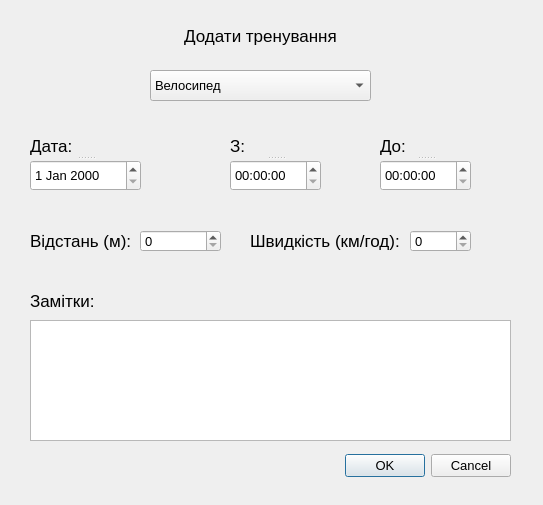
<?xml version="1.0" encoding="UTF-8"?>
<ui version="4.0">
 <class>Dialog</class>
 <widget class="QDialog" name="Dialog">
  <property name="geometry">
   <rect>
    <x>0</x>
    <y>0</y>
    <width>543</width>
    <height>505</height>
   </rect>
  </property>
  <property name="font">
   <font>
    <pointsize>10</pointsize>
   </font>
  </property>
  <property name="windowTitle">
   <string>Dialog</string>
  </property>
  <widget class="QDialogButtonBox" name="buttonBox">
   <property name="geometry">
    <rect>
     <x>170</x>
     <y>450</y>
     <width>341</width>
     <height>32</height>
    </rect>
   </property>
   <property name="orientation">
    <enum>Qt::Horizontal</enum>
   </property>
   <property name="standardButtons">
    <set>QDialogButtonBox::Cancel|QDialogButtonBox::Ok</set>
   </property>
  </widget>
  <widget class="QLabel" name="label">
   <property name="geometry">
    <rect>
     <x>170</x>
     <y>20</y>
     <width>181</width>
     <height>31</height>
    </rect>
   </property>
   <property name="font">
    <font>
     <pointsize>13</pointsize>
    </font>
   </property>
   <property name="text">
    <string>Додати тренування</string>
   </property>
   <property name="alignment">
    <set>Qt::AlignCenter</set>
   </property>
  </widget>
  <widget class="QComboBox" name="comboBox">
   <property name="geometry">
    <rect>
     <x>150</x>
     <y>70</y>
     <width>221</width>
     <height>31</height>
    </rect>
   </property>
   <item>
    <property name="text">
     <string>Велосипед</string>
    </property>
   </item>
   <item>
    <property name="text">
     <string>Біг</string>
    </property>
   </item>
   <item>
    <property name="text">
     <string>Плавання</string>
    </property>
   </item>
   <item>
    <property name="text">
     <string>Хатха-Йога</string>
    </property>
   </item>
   <item>
    <property name="text">
     <string>Прогулянка</string>
    </property>
   </item>
   <item>
    <property name="text">
     <string>Лижі</string>
    </property>
   </item>
   <item>
    <property name="text">
     <string>Боулінг</string>
    </property>
   </item>
   <item>
    <property name="text">
     <string>Аквааеробіка</string>
    </property>
   </item>
   <item>
    <property name="text">
     <string>Бодіфлекс</string>
    </property>
   </item>
   <item>
    <property name="text">
     <string>Гімнастика</string>
    </property>
   </item>
   <item>
    <property name="text">
     <string>Мотузка</string>
    </property>
   </item>
   <item>
    <property name="text">
     <string>Круг</string>
    </property>
   </item>
   <item>
    <property name="text">
     <string>Пілатес</string>
    </property>
   </item>
   <item>
    <property name="text">
     <string>Сучасні танці</string>
    </property>
   </item>
   <item>
    <property name="text">
     <string>Балет</string>
    </property>
   </item>
   <item>
    <property name="text">
     <string>Танці диско</string>
    </property>
   </item>
   <item>
    <property name="text">
     <string>Новий елемент</string>
    </property>
   </item>
   <item>
    <property name="text">
     <string>Фігурне катання</string>
    </property>
   </item>
   <item>
    <property name="text">
     <string>Спуск на лижах</string>
    </property>
   </item>
   <item>
    <property name="text">
     <string>Новий елемент</string>
    </property>
   </item>
   <item>
    <property name="text">
     <string>Водне поло</string>
    </property>
   </item>
   <item>
    <property name="text">
     <string>Каленетика</string>
    </property>
   </item>
   <item>
    <property name="text">
     <string>Академічна гребля</string>
    </property>
   </item>
   <item>
    <property name="text">
     <string>Водні лижі</string>
    </property>
   </item>
   <item>
    <property name="text">
     <string>Тай-Бо</string>
    </property>
   </item>
   <item>
    <property name="text">
     <string>Бадмінтон</string>
    </property>
   </item>
   <item>
    <property name="text">
     <string>Гольф</string>
    </property>
   </item>
   <item>
    <property name="text">
     <string>Аеробіка</string>
    </property>
   </item>
   <item>
    <property name="text">
     <string>Кросфіт</string>
    </property>
   </item>
  </widget>
  <widget class="QSpinBox" name="spinBox">
   <property name="geometry">
    <rect>
     <x>140</x>
     <y>230</y>
     <width>81</width>
     <height>22</height>
    </rect>
   </property>
   <property name="maximum">
    <number>100000</number>
   </property>
  </widget>
  <widget class="QLabel" name="label_5">
   <property name="geometry">
    <rect>
     <x>30</x>
     <y>230</y>
     <width>111</width>
     <height>21</height>
    </rect>
   </property>
   <property name="font">
    <font>
     <pointsize>13</pointsize>
    </font>
   </property>
   <property name="text">
    <string>Відстань (м): </string>
   </property>
  </widget>
  <widget class="QLabel" name="label_6">
   <property name="geometry">
    <rect>
     <x>30</x>
     <y>290</y>
     <width>91</width>
     <height>21</height>
    </rect>
   </property>
   <property name="font">
    <font>
     <pointsize>13</pointsize>
    </font>
   </property>
   <property name="text">
    <string>Замітки:</string>
   </property>
  </widget>
  <widget class="QTextEdit" name="textEdit">
   <property name="geometry">
    <rect>
     <x>30</x>
     <y>320</y>
     <width>481</width>
     <height>121</height>
    </rect>
   </property>
  </widget>
  <widget class="QSplitter" name="splitter">
   <property name="geometry">
    <rect>
     <x>30</x>
     <y>130</y>
     <width>111</width>
     <height>61</height>
    </rect>
   </property>
   <property name="orientation">
    <enum>Qt::Vertical</enum>
   </property>
   <widget class="QLabel" name="label_2">
    <property name="font">
     <font>
      <pointsize>13</pointsize>
     </font>
    </property>
    <property name="text">
     <string>Дата:</string>
    </property>
    <property name="alignment">
     <set>Qt::AlignBottom|Qt::AlignLeading|Qt::AlignLeft</set>
    </property>
   </widget>
   <widget class="QDateEdit" name="dateEdit"/>
  </widget>
  <widget class="QSplitter" name="splitter_2">
   <property name="geometry">
    <rect>
     <x>230</x>
     <y>130</y>
     <width>91</width>
     <height>61</height>
    </rect>
   </property>
   <property name="orientation">
    <enum>Qt::Vertical</enum>
   </property>
   <widget class="QLabel" name="label_3">
    <property name="font">
     <font>
      <pointsize>13</pointsize>
     </font>
    </property>
    <property name="text">
     <string>З:</string>
    </property>
    <property name="alignment">
     <set>Qt::AlignBottom|Qt::AlignLeading|Qt::AlignLeft</set>
    </property>
   </widget>
   <widget class="QTimeEdit" name="timeEdit"/>
  </widget>
  <widget class="QSplitter" name="splitter_3">
   <property name="geometry">
    <rect>
     <x>380</x>
     <y>130</y>
     <width>91</width>
     <height>61</height>
    </rect>
   </property>
   <property name="orientation">
    <enum>Qt::Vertical</enum>
   </property>
   <widget class="QLabel" name="label_4">
    <property name="font">
     <font>
      <pointsize>13</pointsize>
     </font>
    </property>
    <property name="text">
     <string>До:</string>
    </property>
    <property name="alignment">
     <set>Qt::AlignBottom|Qt::AlignLeading|Qt::AlignLeft</set>
    </property>
   </widget>
   <widget class="QTimeEdit" name="timeEdit_2"/>
  </widget>
  <widget class="QLabel" name="label_7">
   <property name="geometry">
    <rect>
     <x>250</x>
     <y>230</y>
     <width>161</width>
     <height>21</height>
    </rect>
   </property>
   <property name="font">
    <font>
     <pointsize>13</pointsize>
    </font>
   </property>
   <property name="text">
    <string>Швидкість (км/год): </string>
   </property>
  </widget>
  <widget class="QSpinBox" name="spinBox_2">
   <property name="geometry">
    <rect>
     <x>410</x>
     <y>230</y>
     <width>61</width>
     <height>22</height>
    </rect>
   </property>
   <property name="maximum">
    <number>100000</number>
   </property>
  </widget>
 </widget>
 <resources/>
 <connections>
  <connection>
   <sender>buttonBox</sender>
   <signal>accepted()</signal>
   <receiver>Dialog</receiver>
   <slot>accept()</slot>
   <hints>
    <hint type="sourcelabel">
     <x>388</x>
     <y>464</y>
    </hint>
    <hint type="destinationlabel">
     <x>157</x>
     <y>274</y>
    </hint>
   </hints>
  </connection>
  <connection>
   <sender>buttonBox</sender>
   <signal>rejected()</signal>
   <receiver>Dialog</receiver>
   <slot>reject()</slot>
   <hints>
    <hint type="sourcelabel">
     <x>456</x>
     <y>470</y>
    </hint>
    <hint type="destinationlabel">
     <x>286</x>
     <y>274</y>
    </hint>
   </hints>
  </connection>
 </connections>
</ui>
